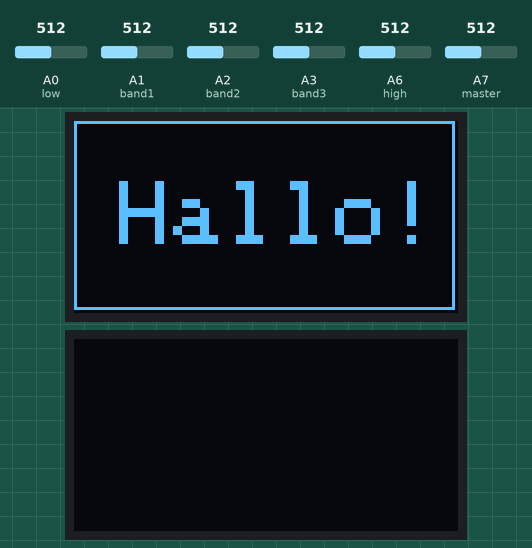
Recording of a program running on a simulated Arduino Nano, built with avr-gcc and run on an emulated ATmega328P. Shown: 2 × 128×64 one-colour display. The test bench sets the inputs (shaded band); at power-on: A0 (low) = 512, A1 (band1) = 512, A2 (band2) = 512, A3 (band3) = 512, A6 (high) = 512, A7 (master) = 512.

Above: at 0.1 s.
At 1.2 s:
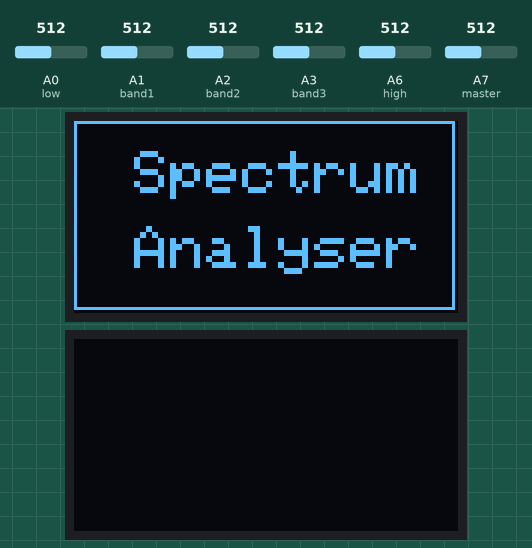
At 3.2 s:
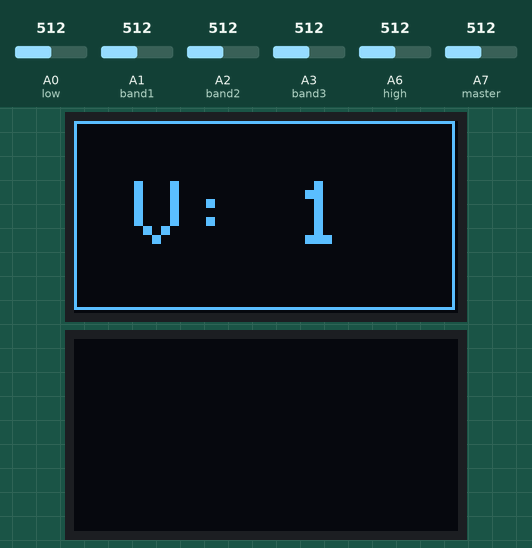
At 4.3 s:
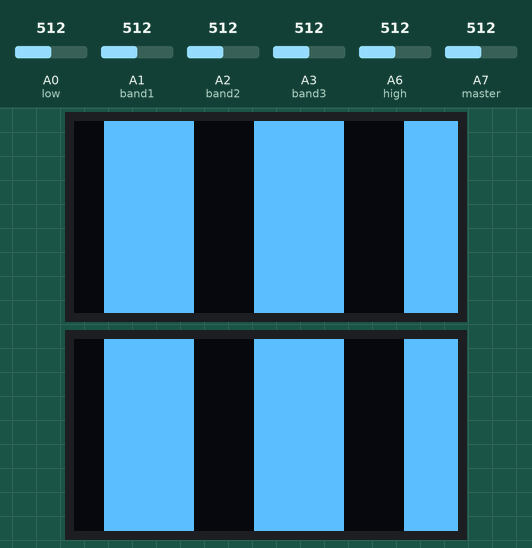

Measured:
- what the display in image 1 shows lasts 2.0 s, from 1.1 s to 3.1 s
- what the display in image 2 shows lasts 1.1 s, from 3.1 s to 4.2 s

The program:

main.cpp
```cpp
	#include <Arduino.h>
	#include <SPI.h>
	#include <Wire.h>
	#include <Adafruit_GFX.h>
	#include <Adafruit_SSD1306.h>
	#define SCREEN_WIDTH 128 // OLED display width, in pixels
	#define SCREEN_HEIGHT 64 // OLED display height, in pixels
	// Declaration for an SSD1306 display connected to I2C (SDA, SCL pins)
	#define OLED_RESET -1 // Reset pin # (or -1 if sharing Arduino reset pin)
	Adafruit_SSD1306 display1(OLED_RESET);
	Adafruit_SSD1306 display2(OLED_RESET);
	#define OLED_ADDR1 0x3C
	#define OLED_ADDR2 0x3D
	#define low A0
	#define band1 A1
	#define band2 A2
	#define band3 A3
	#define high A6
	#define master A7
	int vallow;
	int valmid1;
	int valmid2;
	int valmid3;
	int valhigh;
	int valmaster;
	void setup()
	{
	    pinMode(A0, INPUT);
	    pinMode(A1, INPUT);
	    pinMode(A2, INPUT);
	    pinMode(A3, INPUT);
	    pinMode(A4, INPUT);
	    pinMode(A5, INPUT);
	    display1.begin(SSD1306_SWITCHCAPVCC, OLED_ADDR1);
	    display2.begin(SSD1306_SWITCHCAPVCC, OLED_ADDR2);
	    display1.clearDisplay();
	    display2.clearDisplay();
	    display1.drawRect(0, 0, 127, 63, WHITE);
	    display2.drawRect(0, 0, 127, 63, WHITE);
	    display1.setTextSize(3);
	    display1.setTextColor(WHITE);
	    display1.setCursor(15, 20);
	    display1.print("Hallo!");
	    display1.display();
	    delay(1000);
	    display1.clearDisplay();
	    display1.drawRect(0, 0, 127, 63, WHITE);
	    display1.setCursor(20, 10);
	    display1.setTextSize(2);
	    display1.print("Spectrum");
	    display1.setCursor(20, 35);
	    display1.print("Analyser");
	    display1.display();
	    delay(2000);
	    display1.clearDisplay();
	    display1.drawRect(0, 0, 127, 63, WHITE);
	    display1.setCursor(20, 20);
	    display1.setTextSize(3);
	    display1.print("V: 1");
	    display1.display();
	    delay(1000);
	    display1.fillRect(1, 1, 125, 61, BLACK);
	    display1.display();
	}
	void loop()
	{
	    display1.clearDisplay();
	    display2.clearDisplay();
	    vallow = analogRead(low) * 10 + 5;
	    valmid1 = analogRead(band1) * 10 + 5;
	    valmid2 = analogRead(band2) * 10 + 5;
	    valmid3 = analogRead(band3) * 10 + 5;
	    valhigh = analogRead(high) * 10 + 5;
	    valmaster = analogRead(master) * 10 + 5;
	    display2.fillRect(110, 0, 30, vallow, WHITE);
	    display2.fillRect(60, 0, 30, valmid1, WHITE);
	    display2.fillRect(10, 0, 30, valmid2, WHITE);
	    display1.fillRect(110, 0, 30, valmid3, WHITE);
	    display1.fillRect(60, 0, 30, valhigh, WHITE);
	    display1.fillRect(10, 0, 30, valmaster, WHITE);
	    display1.display();
	    display2.display();
}
```
